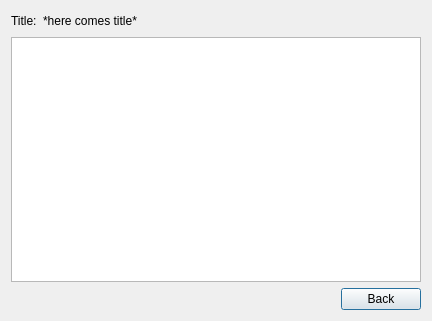
<?xml version="1.0" encoding="UTF-8"?>
<ui version="4.0">
 <class>reading_blog</class>
 <widget class="QDialog" name="reading_blog">
  <property name="geometry">
   <rect>
    <x>0</x>
    <y>0</y>
    <width>432</width>
    <height>321</height>
   </rect>
  </property>
  <property name="windowTitle">
   <string>BlogApp</string>
  </property>
  <layout class="QVBoxLayout" name="verticalLayout">
   <item>
    <layout class="QHBoxLayout" name="horizontalLayout">
     <item>
      <widget class="QLabel" name="Title">
       <property name="text">
        <string>Title:</string>
       </property>
      </widget>
     </item>
     <item>
      <widget class="QLabel" name="label_title">
       <property name="text">
        <string>*here comes title*</string>
       </property>
      </widget>
     </item>
     <item>
      <spacer name="horizontalSpacer">
       <property name="orientation">
        <enum>Qt::Horizontal</enum>
       </property>
       <property name="sizeHint" stdset="0">
        <size>
         <width>40</width>
         <height>20</height>
        </size>
       </property>
      </spacer>
     </item>
    </layout>
   </item>
   <item>
    <widget class="QTextBrowser" name="textBrowser_main"/>
   </item>
   <item>
    <layout class="QHBoxLayout" name="horizontalLayout_2">
     <item>
      <spacer name="horizontalSpacer_2">
       <property name="orientation">
        <enum>Qt::Horizontal</enum>
       </property>
       <property name="sizeHint" stdset="0">
        <size>
         <width>40</width>
         <height>20</height>
        </size>
       </property>
      </spacer>
     </item>
     <item>
      <widget class="QPushButton" name="pushButton_back">
       <property name="sizePolicy">
        <sizepolicy hsizetype="Minimum" vsizetype="Minimum">
         <horstretch>0</horstretch>
         <verstretch>0</verstretch>
        </sizepolicy>
       </property>
       <property name="text">
        <string>Back</string>
       </property>
      </widget>
     </item>
    </layout>
   </item>
  </layout>
 </widget>
 <resources/>
 <connections/>
</ui>
